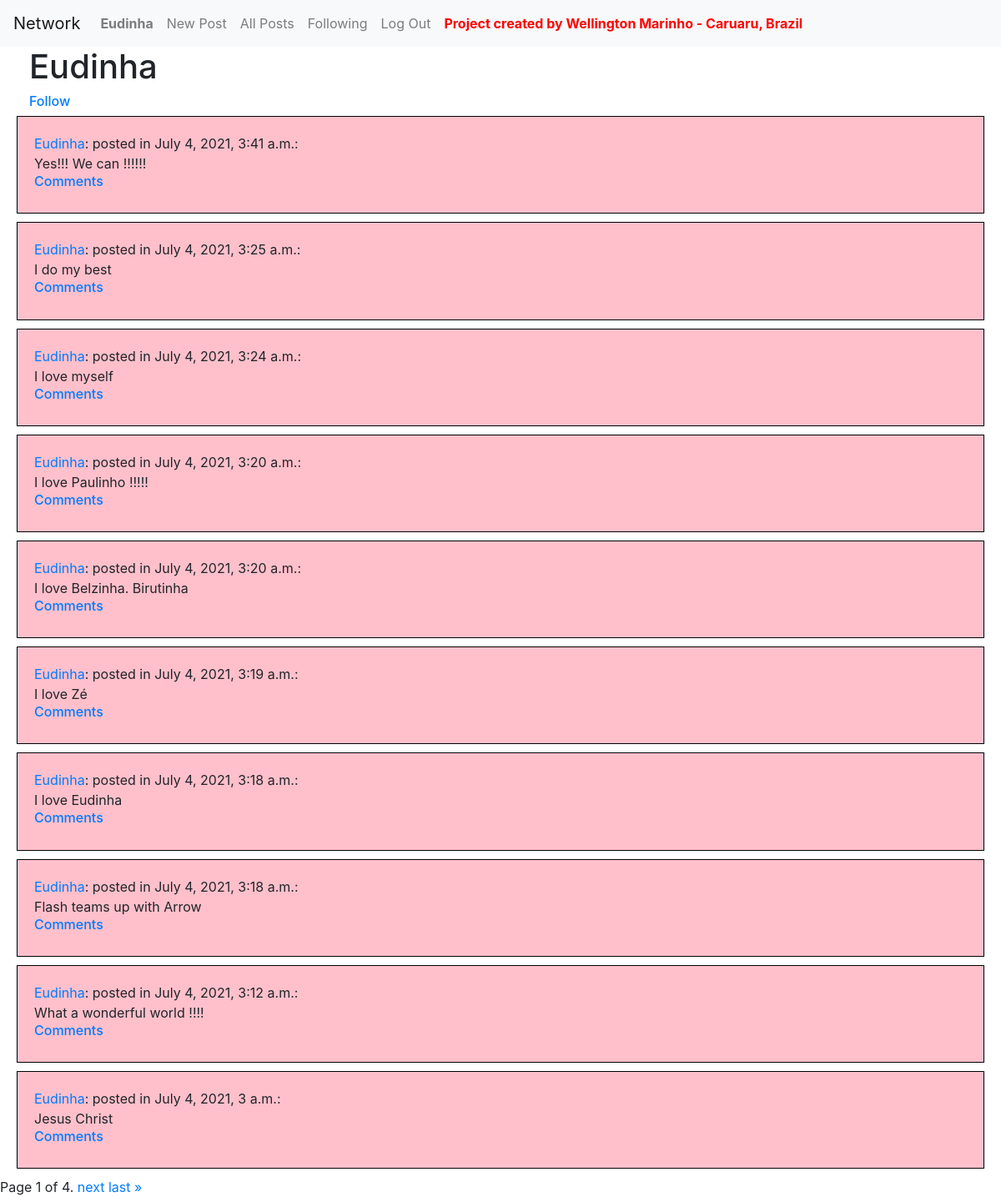
/profile/1 (signed in), run on the app's committed database.
### network/models.py (models this page shows, shortened)
class User(AbstractUser):
    pass

class Post(models.Model):
    content = models.CharField(max_length=264)
    time_of_creation = models.DateTimeField(default=timezone.now)
    creator = models.ForeignKey(User, on_delete=models.CASCADE, related_name="posts")
    now = datetime.now()

### network/views.py (the view)
# urls.py: path("profile/<int:creator_id>", views.profile, name="profile"),
def profile(request, creator_id):
    username = request.user.username
    user = User.objects.get(username=username)
    user2 = User.objects.get(id=creator_id)
    post_list = Post.objects.filter(creator=user2)
    post_list = post_list.order_by("-time_of_creation").all()
    paginator = Paginator(post_list, 10) # Show 10 contacts per page.
    page_number = request.GET.get('page',)
    page_obj = paginator.get_page(page_number)
    wells = Follower.objects.all().filter(user=user)
    cont = 0
    for well in wells:
        if well.following == user2:
            cont = cont + 1
    return render(request, 'network/profile.html', {'page_obj': page_obj, 'user': user, 'user2': user2, "cont": cont})

### network/templates/network/profile.html (shortened to what this page needs)
{% extends "network/layout.html" %}
{% block body %}
        <h1 style="margin-left: 35px;">{{ user2.username }}</h1>
        {% if cont != 0 %}
            <h6><a style="margin-left: 35px;" href="{% url 'follower_del' user2.id %}">Stop Following</a></h6>
        {% else %}
            <h6><a style="margin-left: 35px;" href="{% url 'follower_add' user2.id %}">Follow</a></h6>
        {% endif %}
        {% for post in page_obj %}
            <div class="well">
              <a href="{% url 'profile' post.creator.id %}">{{ post.creator }}</a>: posted in {{ post.time_of_creation }}: <br> {{ post.content }} <br>
              <h6><a href="{% url 'comment' post.id %}">Comments</a></h6>
            </div>
        {% endfor %}
        <div class="pagination">
            <span class="step-links">
                <span class="current">
                    Page {{ page_obj.number }} of {{ page_obj.paginator.num_pages }}.
                </span>
                {% if page_obj.has_next %}
                    <a href="?page={{ page_obj.next_page_number }}">next</a>
                    <a href="?page={{ page_obj.paginator.num_pages }}">last &raquo;</a>
                {% endif %}
            </span>
        </div>
{% endblock %}

### network/templates/network/layout.html (shortened to what this page needs)
{% load static %}
<!DOCTYPE html>
<html lang="en">
    <head>
        <link rel="stylesheet" href="https://stackpath.bootstrapcdn.com/bootstrap/4.4.1/css/bootstrap.min.css">
        <link href="{% static 'network/styles.css' %}" rel="stylesheet">
    </head>
    <body>
        <nav class="navbar navbar-expand-lg navbar-light bg-light">
            <a class="navbar-brand" href="#">Network</a>
            <div>
              <ul class="navbar-nav mr-auto">
                {% if user.is_authenticated %}
                    <li class="nav-item">
                        <a class="nav-link" href="#"><strong>{{ user.username }}</strong></a>
                    </li>
                {% endif %}
                <li class="nav-item">
                  <a class="nav-link" href="{% url 'index' %}">New Post</a>
                </li>
                <li class="nav-item">
                  <a class="nav-link" href="{% url 'all_posts' %}">All Posts</a>
                </li>
                {% if user.is_authenticated %}
                    <li class="nav-item">
                        <a class="nav-link" href="{% url 'follower_index' %}">Following</a>
                    </li>
                    <li class="nav-item">
                        <a class="nav-link" href="{% url 'logout' %}">Log Out</a>
                    </li>
                {% endif %}
                <li class="nav-item">
                    <a class="nav-link" href="#"><strong style="color: red;">Project created by Wellington Marinho - Caruaru, Brazil</strong></a>
                </li>
              </ul>
            </div>
          </nav>
        <div class="body">
            {% block body %}
            {% endblock %}
        </div>
    </body>
</html>

### network/templates/network/layout.html (style rules this page uses)
.well { background-color: pink; border: 1px solid black; padding: 20px; margin-bottom: 10px; margin-left: 20px; margin-right: 20px; }

### data on the page
User: username "Eudinha"
Post: creator "Eudinha", time_of_creation "July 4, 2021, 3:41 a.m.", content "Yes!!! We can !!!!!!"
Post: creator "Eudinha", time_of_creation "July 4, 2021, 3:25 a.m.", content "I do my best"
Post: creator "Eudinha", time_of_creation "July 4, 2021, 3:24 a.m.", content "I love myself"
Post: creator "Eudinha", time_of_creation "July 4, 2021, 3:20 a.m.", content "I love Paulinho !!!!!"
Post: creator "Eudinha", time_of_creation "July 4, 2021, 3:20 a.m.", content "I love Belzinha. Birutinha"
Post: creator "Eudinha", time_of_creation "July 4, 2021, 3:19 a.m.", content "I love Zé"
Post: creator "Eudinha", time_of_creation "July 4, 2021, 3:18 a.m.", content "I love Eudinha"
Post: creator "Eudinha", time_of_creation "July 4, 2021, 3:18 a.m.", content "Flash teams up with Arrow"
Post: creator "Eudinha", time_of_creation "July 4, 2021, 3:12 a.m.", content "What a wonderful world !!!!"
Post: creator "Eudinha", time_of_creation "July 4, 2021, 3 a.m.", content "Jesus Christ"

### other printed values
{{ page_obj.number }} "1"
{{ page_obj.paginator.num_pages }} "4"
